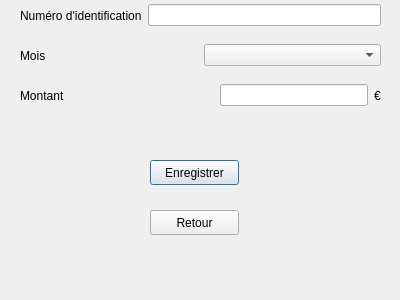
<?xml version="1.0" encoding="UTF-8"?>
<ui version="4.0">
 <class>GestionProfesseurs</class>
 <widget class="QDialog" name="GestionProfesseurs">
  <property name="geometry">
   <rect>
    <x>0</x>
    <y>0</y>
    <width>400</width>
    <height>300</height>
   </rect>
  </property>
  <property name="windowTitle">
   <string>Dialog</string>
  </property>
  <widget class="QWidget" name="horizontalLayoutWidget">
   <property name="geometry">
    <rect>
     <x>20</x>
     <y>0</y>
     <width>361</width>
     <height>31</height>
    </rect>
   </property>
   <layout class="QHBoxLayout" name="horizontalLayout">
    <item>
     <widget class="QLabel" name="label">
      <property name="text">
       <string>Numéro d'identification</string>
      </property>
     </widget>
    </item>
    <item>
     <widget class="QLineEdit" name="lineEdit"/>
    </item>
   </layout>
  </widget>
  <widget class="QWidget" name="horizontalLayoutWidget_2">
   <property name="geometry">
    <rect>
     <x>20</x>
     <y>40</y>
     <width>361</width>
     <height>31</height>
    </rect>
   </property>
   <layout class="QHBoxLayout" name="horizontalLayout_2">
    <item>
     <widget class="QLabel" name="label_2">
      <property name="text">
       <string>Mois</string>
      </property>
     </widget>
    </item>
    <item>
     <widget class="QComboBox" name="comboBox"/>
    </item>
   </layout>
  </widget>
  <widget class="QWidget" name="horizontalLayoutWidget_3">
   <property name="geometry">
    <rect>
     <x>20</x>
     <y>80</y>
     <width>361</width>
     <height>31</height>
    </rect>
   </property>
   <layout class="QHBoxLayout" name="horizontalLayout_3">
    <item>
     <widget class="QLabel" name="label_3">
      <property name="text">
       <string>Montant</string>
      </property>
     </widget>
    </item>
    <item>
     <spacer name="horizontalSpacer">
      <property name="orientation">
       <enum>Qt::Horizontal</enum>
      </property>
      <property name="sizeHint" stdset="0">
       <size>
        <width>40</width>
        <height>20</height>
       </size>
      </property>
     </spacer>
    </item>
    <item>
     <widget class="QLineEdit" name="lineEdit_2"/>
    </item>
    <item>
     <widget class="QLabel" name="label_4">
      <property name="text">
       <string>€</string>
      </property>
     </widget>
    </item>
   </layout>
  </widget>
  <widget class="QPushButton" name="pushButton">
   <property name="geometry">
    <rect>
     <x>150</x>
     <y>160</y>
     <width>89</width>
     <height>25</height>
    </rect>
   </property>
   <property name="text">
    <string>Enregistrer</string>
   </property>
  </widget>
  <widget class="QPushButton" name="pushButton_2">
   <property name="geometry">
    <rect>
     <x>150</x>
     <y>210</y>
     <width>89</width>
     <height>25</height>
    </rect>
   </property>
   <property name="text">
    <string>Retour</string>
   </property>
  </widget>
 </widget>
 <resources/>
 <connections/>
</ui>
